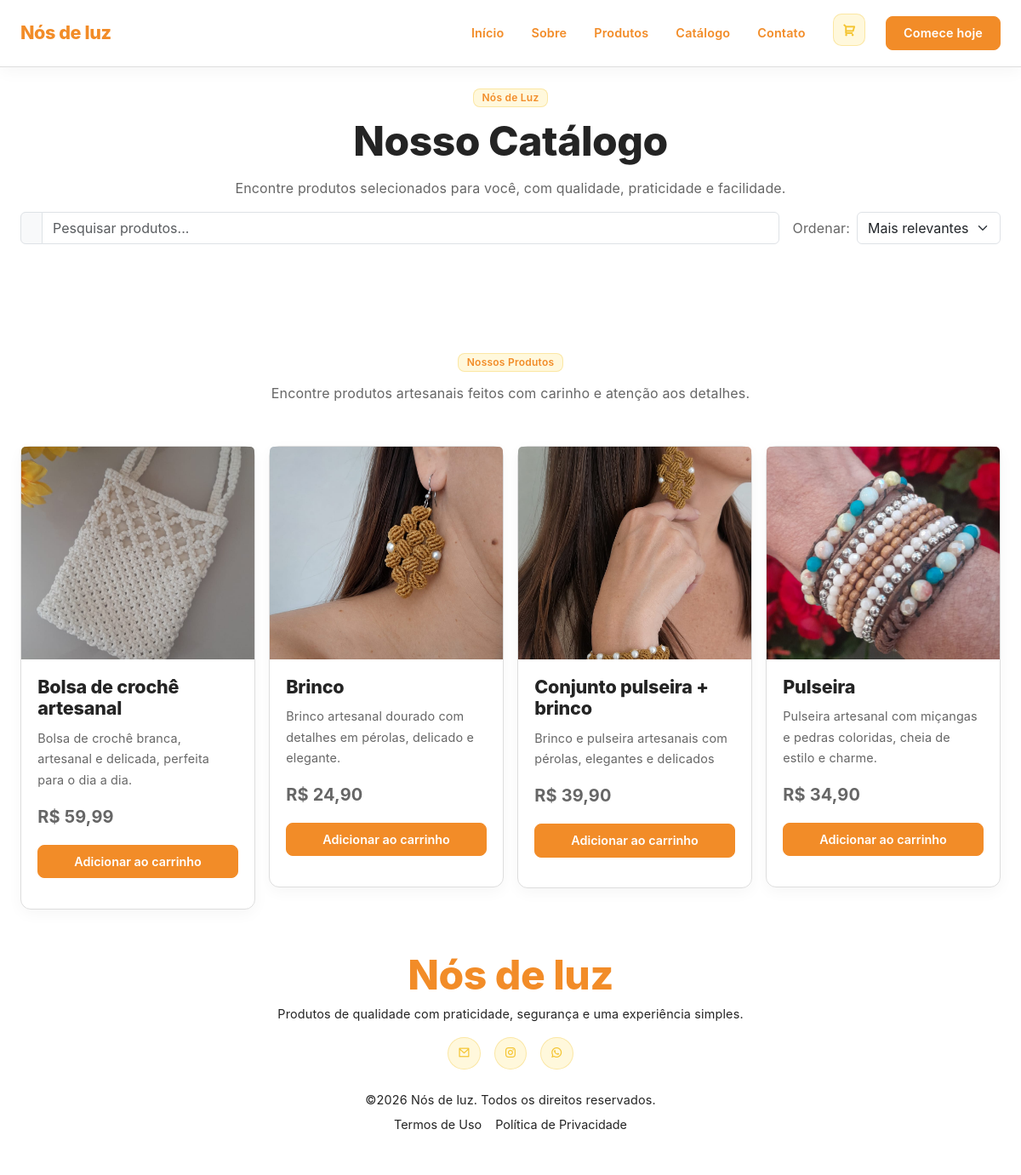
The page /catalog.php on the database as committed earlier.
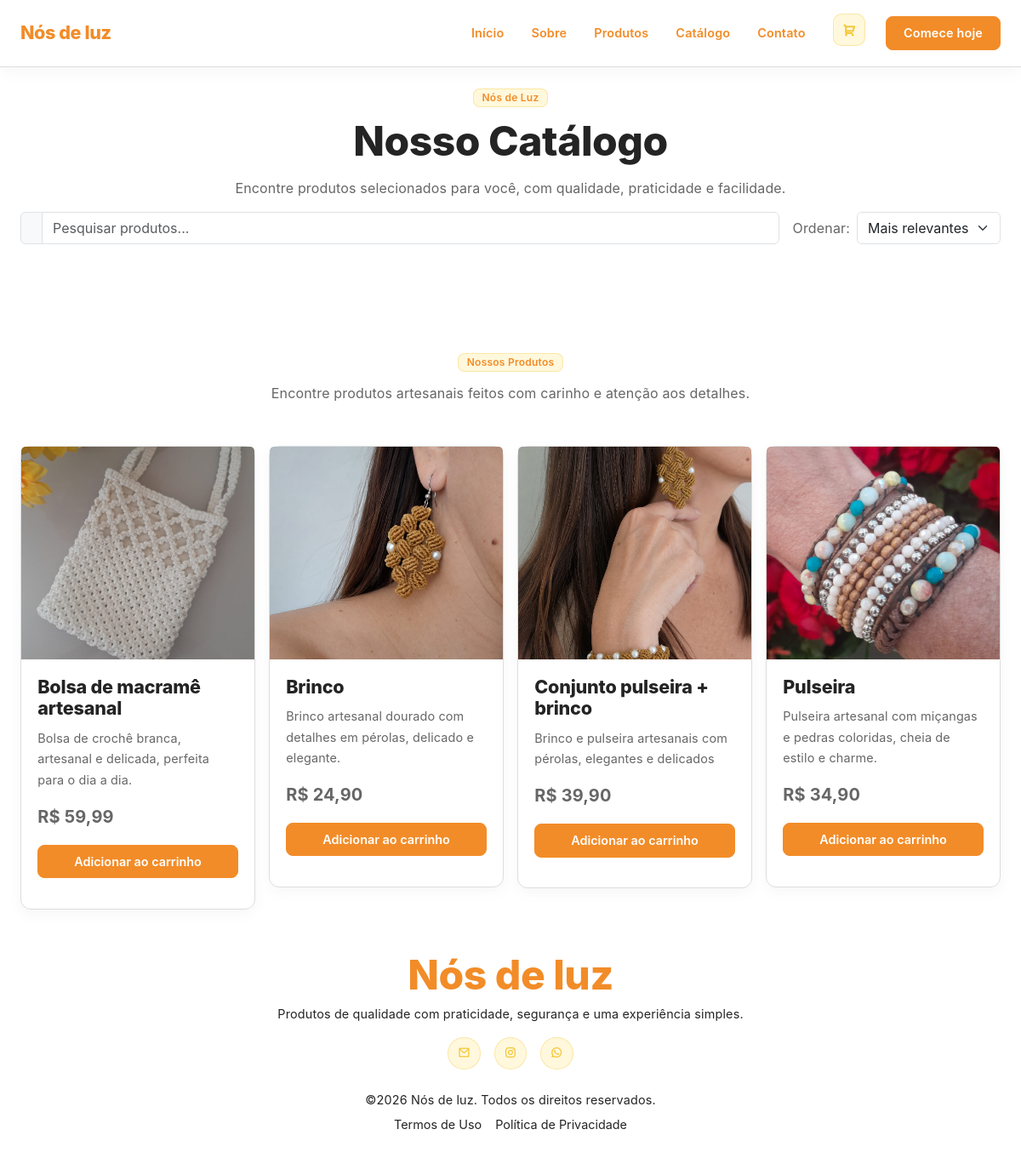
The same page on the database as committed later.
### tables this page shows
CREATE TABLE `products` (
  `id` int(11) NOT NULL,
  `name` varchar(250) NOT NULL,
  `quantity` int(11) NOT NULL DEFAULT 0,
  `price` decimal(10,2) NOT NULL,
  `description` text NOT NULL,
  `image` varchar(256) NOT NULL,
  `category` varchar(50) NOT NULL,
  `estado` enum('ativo','desativado') NOT NULL DEFAULT 'ativo'
);

### catalog.php (called while the page is built, shortened)
<?php
require_once __DIR__ . '/app/config/config.php';
require_once BASE_PATH . '/components/layout/head.php';
require_once BASE_PATH . '/components/catalog/products.php';
?>

### app/config/config.php (called while the page is built, shortened)
<?php
function e(?string $value): string
{
    return htmlspecialchars($value ?? '', ENT_QUOTES, 'UTF-8');
}
?>

### components/catalog/products.php (the view, shortened to what the changed rows need)
<?php
require_once __DIR__ . '/../../app/config/config.php';
$sql = "
    SELECT
        p.*,
        COALESCE(v.total_compras, 0) AS total_compras
    FROM products p
    LEFT JOIN (
        SELECT
            product_id,
            COUNT(DISTINCT order_id) AS total_compras
        FROM orders_items
        GROUP BY product_id
    ) v ON v.product_id = p.id
    WHERE p.estado = 'ativo'
";
$result = mysqli_query($conn, $sql);
if (!$result) {
    error_log("Erro ao buscar produtos: " . mysqli_error($conn));
    $products = [];
} else {
    $products = mysqli_fetch_all($result, MYSQLI_ASSOC);
}
?>
<section class="mb-4 text-center section-spacer">
    <div class="custom-main-container">
        <div class="catalogo-hero-content">
            <h1>Nosso Catálogo</h1>
        </div>
    </div>
</section>
<section class="catalogo-produtos" id="produtos">
    <div class="custom-main-container">
        <div
            class="row g-3"
            id="listaProdutos"
            data-aos="fade-up"
            data-aos-duration="800"
            data-aos-delay="300"
        >
            <?php
            $cart = $_SESSION['cart'] ?? [];
            foreach ($products as $product): ?>
                <?php
                $stock = (int) $product['quantity'];
                $productId = (int) $product['id'];
                $image = trim((string) $product['image']);
                $isAddedToCart = isset($cart[$productId]);
                ?>
                <div
                    class="col-12 col-md-6 col-lg-3 produto-item"
                    data-nome="<?= e($product['name']) ?>"
                    data-preco="<?= e($product['price']) ?>"
                    data-compras="<?= (int) $product['total_compras'] ?>"
                >
                    <div class="card">
                        <img
                            src="<?= BASE_URL . e($image) ?>"
                            class="card-img-top"
                            alt="<?= e($product['name']) ?>"
                            style="width: 100%; height: 250px; object-fit: cover;"
                        >
                        <div class="card-body d-flex flex-column">
                            <h3 class="card-title">
                                <?= e($product['name']) ?>
                            </h3>
                            <p class="card-text">
                                <?= e($product['description']) ?>
                            </p>
                            <strong class="fs-5 mb-3 mt-auto">
                                R$ <?= number_format(
                                    (float) $product['price'],
                                    2,
                                    ',',
                                    '.'
                                ) ?>
                            </strong>
                            <?php if ($stock > 0): ?>
                                <button
                                    type="button"
                                    class="btn w-100 mb-3 btn-add-cart
                                        <?= $isAddedToCart ? 'btn-cart-added' : 'primary' ?>"
                                    data-url="<?= BASE_URL ?>app/controllers/cart-controller.php?action=add&id=<?= $productId ?>"
                                    <?= $isAddedToCart ? 'disabled' : '' ?>
                                >
                                    <?= $isAddedToCart
                                        ? 'Adicionado ao carrinho'
                                        : 'Adicionar ao carrinho' ?>
                                </button>
                            <?php endif; ?>
                        </div>
                    </div>
                </div>
            <?php endforeach; ?>
        </div>
    </div>
</section>

Rows that differ between the two databases and show on the page:
changed products "Bolsa de crochê branca, artesanal e delicada, perfeita para o dia a dia.": name "bolsa de crochê artesanal" → "bolsa de macramê artesanal"
